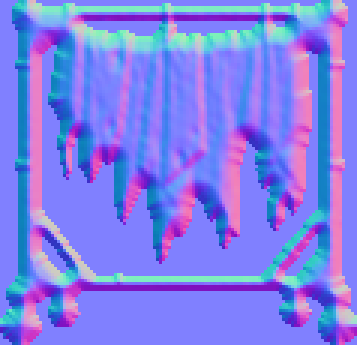
#> input picture godot/assets/new/drying_rack_0_n.png, 119 x 115 px (shown 3 times larger)
$ python -i make_normals.py   (imports and definitions only)
#> lines starting #> are read from the running program, lines starting #| are printed output that depends on the picture
"""Normal maps for the pixel art, so Godot's 2D lights shade it as if it had volume.

  python3 godot/tools/make_normals.py            (from the repo root; needs Pillow, numpy, scipy)

For every picture in godot/assets/rest and godot/assets/new it writes <name>_n.png next to it (skipping portraits,
icons and the normal maps themselves). Two kinds of relief are mixed:
  * sprites (pictures with transparency): a rounded bevel from the silhouette inwards - edges turn away from the
    viewer, so a lamp lights the side of a crate or a person that faces it - plus fine detail from brightness;
  * backgrounds (opaque): relief from brightness only, at two scales (tile seams, bricks, pipes; broad shapes).
Encoding: OpenGL convention (x right, y up, z towards the viewer), as Godot expects."""
from PIL import Image
from pathlib import Path
import numpy as np
from scipy import ndimage

root = Path(__file__).resolve().parents[2]
DIRS = [root / 'godot/assets/rest', root / 'godot/assets/new']
SKIP = ('portrait', '_n.', 'icons', 'portraits')

def luminance(rgb):
    return (0.299 * rgb[..., 0] + 0.587 * rgb[..., 1] + 0.114 * rgb[..., 2]) / 255.0

def encode(h, strength, mask=None):
    gy, gx = np.gradient(h)
    n = np.dstack([-gx * strength, gy * strength, np.ones_like(h)])   # y flipped: image rows go down, normals go up
    n /= np.linalg.norm(n, axis=2, keepdims=True)
    if mask is not None:
        n[~mask] = (0.0, 0.0, 1.0)
    out = ((n * 0.5 + 0.5) * 255).round().astype(np.uint8)
    return Image.fromarray(out, 'RGB')

def sprite(im):
    a = np.asarray(im.getchannel('A')) > 110
    rgb = np.asarray(im.convert('RGB')).astype(np.float32)
    # Bevel: distance to the outline, eased, so the rim curves away over ~2 world units (6 px).
    r = 7.0
    d = ndimage.distance_transform_edt(a)
    bevel = np.sin(np.clip(d / r, 0, 1) * np.pi / 2)
    detail = ndimage.gaussian_filter(luminance(rgb), 0.9)
    h = bevel * 3.2 + detail * 1.4
    return encode(h, 2.2, a)

def background(im):
    rgb = np.asarray(im.convert('RGB')).astype(np.float32)
    l = luminance(rgb)
    h = ndimage.gaussian_filter(l, 1.1) * 2.2 + ndimage.gaussian_filter(l, 5.0) * 3.0
    return encode(h, 2.6)

def main():
    n = 0
    for d in DIRS:
        for f in sorted(list(d.glob('*.png')) + list(d.glob('*.jpg'))):
            if any(s in f.name for s in SKIP):
                continue
            im = Image.open(f)
            has_alpha = im.mode in ('RGBA', 'LA', 'P') and im.convert('RGBA').getextrema()[3][0] < 200
            nm = sprite(im.convert('RGBA')) if has_alpha else background(im)
            if not has_alpha:
                # Backgrounds: relief is broad, half resolution is plenty (Godot samples it by UV, any size works).
                nm = nm.resize((nm.width // 2, nm.height // 2), Image.Resampling.BILINEAR)
            nm.save(f.with_name(f.stem + '_n.png'))
            n += 1
    print('normal maps:', n)

# [2 lines not run here, left out]

>>> from PIL import Image
>>> picture = Image.open('../assets/new/drying_rack_0_n.png')
#> picture is the input picture: PIL image 119x115 RGB; mean R, G, B 127.7, 127.5, 234.7
>>> result = background(picture)
#> in luminance, `return (0.299 * rgb[..., 0] + 0.587 * rgb[..., 1] + 0.114 * rgb[..., 2..`:
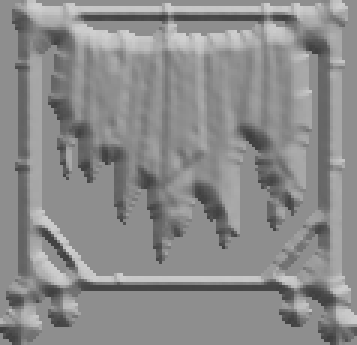
#> returned value: shape (115, 119) float32 (shown 3 times larger); min 0.238, max 0.819, mean 0.548
#> in background, `h = ndimage.gaussian_filter(l, 1.1) * 2.2 + ndimage.gaussian_filter(l,..`:
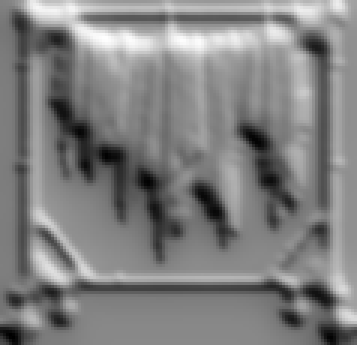
#> h: shape (115, 119) float32 (shown 3 times larger); min 2.03, max 3.66, mean 2.85; drawn with min black and max white
#> in encode, `gy, gx = np.gradient(h)`:
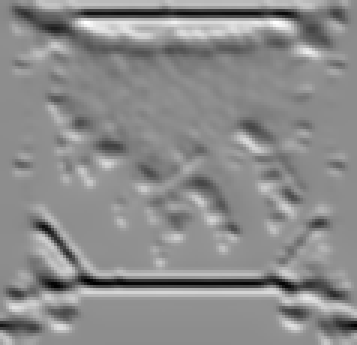
#> gy: shape (115, 119) float32 (shown 3 times larger); min -0.326, max 0.264, mean -0.00246; drawn with min black and max white
#> in encode, `gy, gx = np.gradient(h)`:
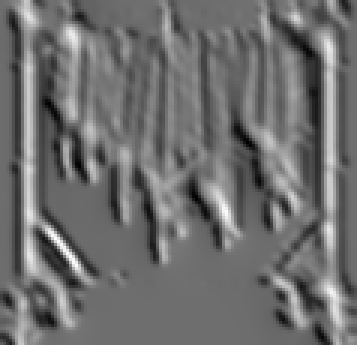
#> gx: shape (115, 119) float32 (shown 3 times larger); min -0.2, max 0.263, mean 0.00136; drawn with min black and max white
#> in encode, `n = np.dstack([-gx * strength, gy * strength, np.ones_like(h)])`:
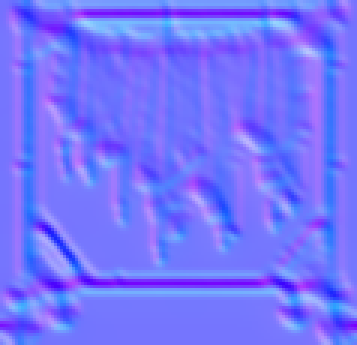
#> n: shape (115, 119, 3) float32 (shown 3 times larger); mean of channels 0, 1, 2 -0.00354, -0.0064, 1; drawn with min black and max white
#> in encode, `n /= np.linalg.norm(n, axis=2, keepdims=True)`:
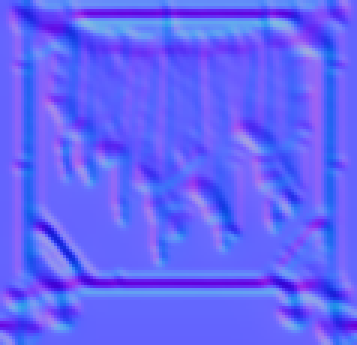
#> n: shape (115, 119, 3) float32 (shown 3 times larger); mean of channels 0, 1, 2 -0.0024, -0.004, 0.973; drawn with min black and max white
#> in encode, `out = ((n * 0.5 + 0.5) * 255).round().astype(np.uint8)`:
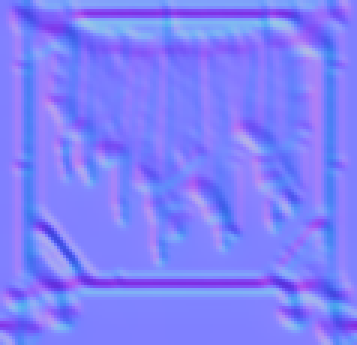
#> out: shape (115, 119, 3) (shown 3 times larger); mean of channels 0, 1, 2 127.2, 127, 251.6; drawn as R, G, B

$ run again, on godot/assets/new/washer_1_n.png
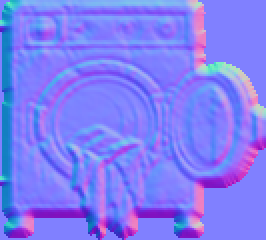
#> input picture godot/assets/new/washer_1_n.png, 133 x 120 px (shown 2 times larger)
#> picture is the input picture: PIL image 133x120 RGB; mean R, G, B 127.4, 125.3, 246.4
#> in encode, `gy, gx = np.gradient(h)`:
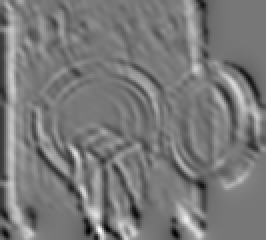
#> gx: shape (120, 133) float32 (shown 2 times larger); min -0.19, max 0.215, mean 0.00275; drawn with min black and max white
#> in encode, `out = ((n * 0.5 + 0.5) * 255).round().astype(np.uint8)`:
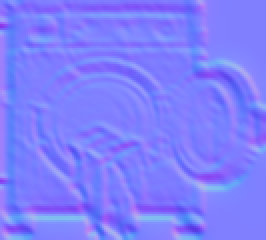
#> out: shape (120, 133, 3) (shown 2 times larger); mean of channels 0, 1, 2 126.6, 126.3, 253.3; drawn as R, G, B
